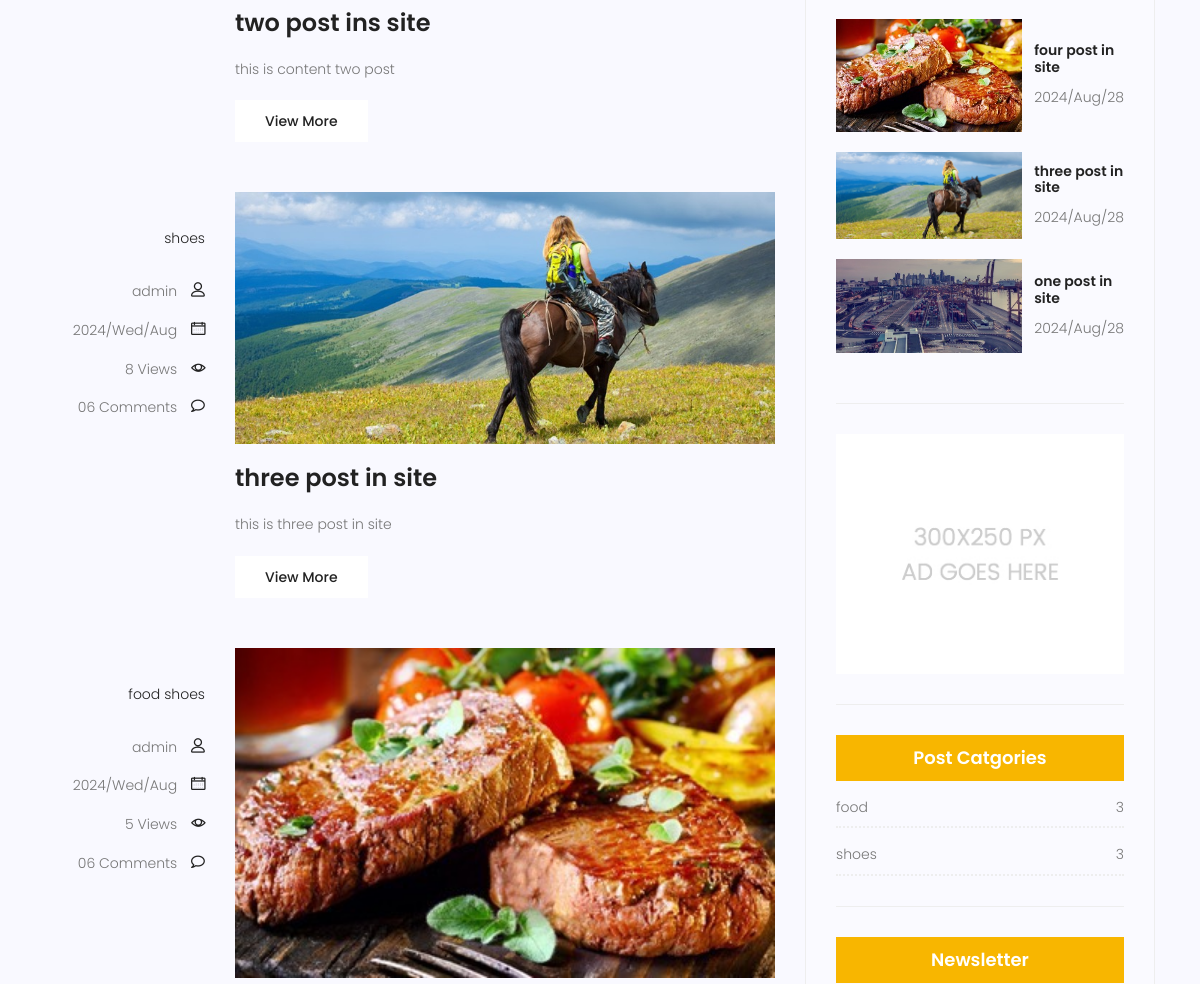
The page /blogs/ (middle part) on the database as committed earlier.
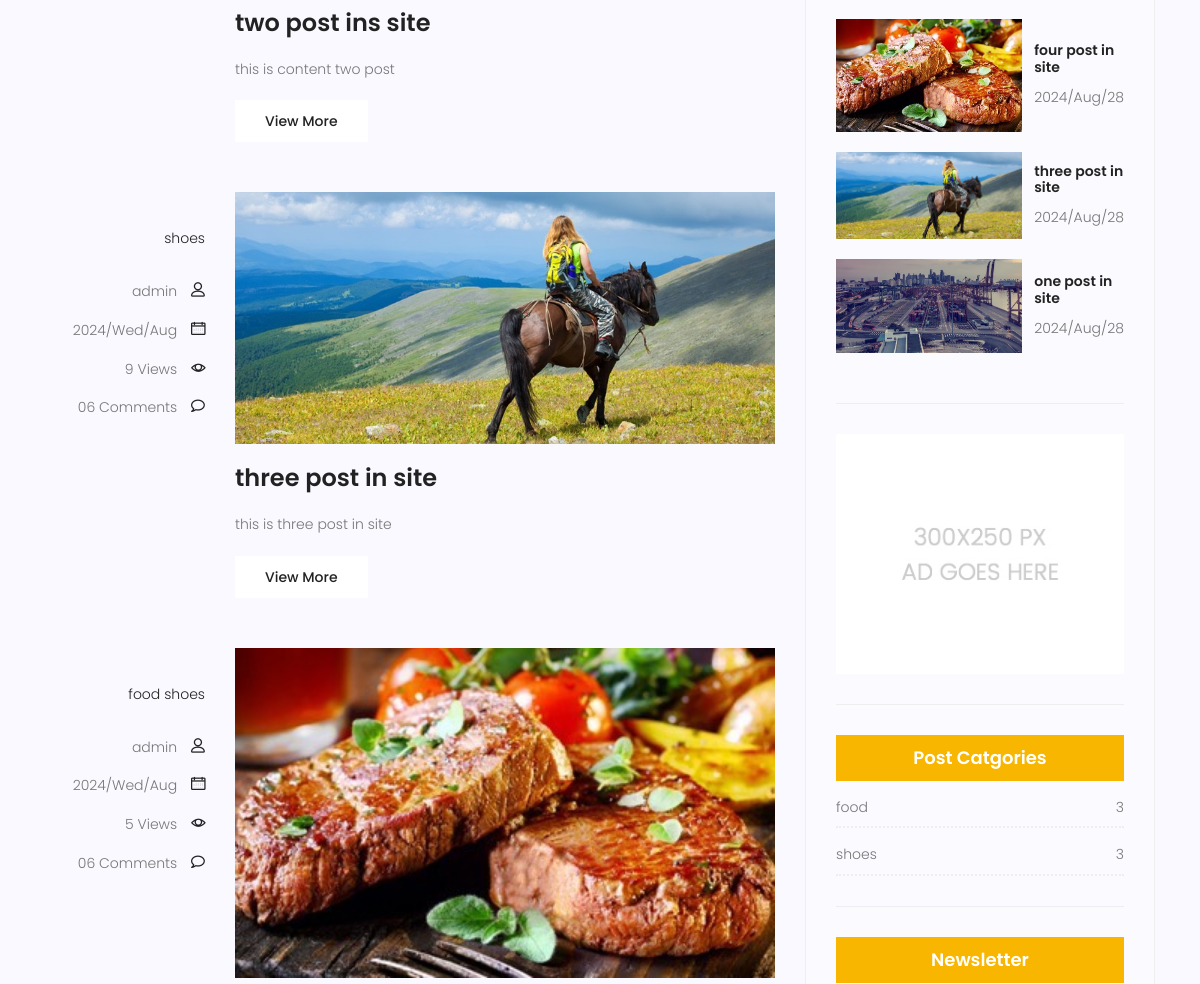
The same page on the database as committed later.
### blog/models.py (models this page shows, shortened)
class Post(models.Model):
    author = models.ForeignKey(User,on_delete=models.SET_NULL,null=True)
    title = models.CharField(max_length=255)
    content = models.TextField()
    category = models.ManyToManyField('Category')
    image = models.ImageField(upload_to="blog_image",null=True)
    status = models.BooleanField(default=False)
    counted_view = models.IntegerField(default=0)
    created_date = models.DateTimeField(auto_now_add=True,null=True)
    updated_date = models.DateTimeField(auto_now=True,null=True)
    published_date = models.DateTimeField(null=True)
    class Meta:
        ordering = ["created_date"]
        verbose_name = "پست "
        verbose_name_plural = "پست ها "

class Category(models.Model):
    name = models.CharField(max_length=255)
    class Meta:
        verbose_name = "دسته بندی "
        verbose_name_plural = "دسته بندی ها"

### blog/views.py (the view)
# urls.py: path("",views.all_blogs_view,name="all"),
def all_blogs_view(request):
    time_now = timezone.now()
    posts = Post.objects.exclude(published_date__gt=time_now).filter(status=True)
    return render(request,"blog/all_blog.html",{"posts" :posts})

### blog/templatetags/blog_sidebar.py (called while the page is built)
@register.inclusion_tag("blog/category_sidebar.html")
def all_category_sidebar():
    category = Category.objects.all()
    return {
        "category": category
    }

@register.inclusion_tag("blog/last_post_sidebar.html")
def last_post_sidebar():
    time_now = timezone.now()
    last_posts = Post.objects.exclude(published_date__gt=time_now).filter(status=True).order_by("-published_date")
    return {"last_posts" :last_posts}

### templates/blog/all_blog.html (shortened to what this page needs)
{% extends 'base.html' %}
{% load static %}
{% load blog_sidebar %}
{% block content %}
<section class="post-content-area">
    <div class="container">
        <div class="row">
            <div class="col-lg-8 posts-list">
                {% for post in posts %}
                <div class="single-post row">
                    <div class="col-lg-3  col-md-3 meta-details">
                        <ul class="tags">
                            {% for cat in post.category.all%}
                            <li><a href="#">{{cat.name}}</a></li>
                            {% endfor %}
                        </ul>
                        <div class="user-details row">
                            <p class="user-name col-lg-12 col-md-12 col-6"><a href="#">{{ post.author}}</a> <span class="lnr lnr-user"></span></p>
                            <p class="date col-lg-12 col-md-12 col-6"><a href="#">{{post.published_date|date:"Y/D/M "}}</a> <span class="lnr lnr-calendar-full"></span></p>
                            <p class="view col-lg-12 col-md-12 col-6"><a href="#">{{post.counted_view}} Views</a> <span class="lnr lnr-eye"></span></p>
                            <p class="comments col-lg-12 col-md-12 col-6"><a href="#">06 Comments</a> <span class="lnr lnr-bubble"></span></p>
                        </div>
                    </div>
                    <div class="col-lg-9 col-md-9 ">
                        <div class="feature-img">
                            <img class="img-fluid" src="{{post.image.url}}" alt="">
                        </div>
                        <a class="posts-title" href="{% url 'blog:single' post.id %}"><h3>{{post.title}}</h3></a>
                        <p class="excert">
                            {{post.content}}
                        </p>
                        <a href="{% url 'blog:single' post.id %}" class="primary-btn">View More</a>
                    </div>
                </div>
                {% endfor %}
            </div>
            <div class="col-lg-4 sidebar-widgets">
                <div class="widget-wrap">
                    {% last_post_sidebar %}
                    {% all_category_sidebar %}
                    <div class="single-sidebar-widget newsletter-widget">
                        <h4 class="newsletter-title">Newsletter</h4>
                    </div>
                </div>
            </div>
        </div>
    </div>
</section>
{% endblock %}

### templates/base.html (shortened to what this page needs)
{% load static %}
<!DOCTYPE html>
<html lang="zxx" class="no-js">
<head>
        <link rel="stylesheet" href="{% static 'css/linearicons.css' %}">
        <link rel="stylesheet" href="{% static 'css/font-awesome.min.css' %}">
        <link rel="stylesheet" href="{% static 'css/bootstrap.css' %}">
        <link rel="stylesheet" href="{% static 'css/magnific-popup.css' %}">
        <link rel="stylesheet" href="{% static 'css/jquery-ui.css' %}">
        <link rel="stylesheet" href="{% static 'css/nice-select.css' %}">
        <link rel="stylesheet" href="{% static 'css/animate.min.css' %}">
        <link rel="stylesheet" href="{% static 'css/owl.carousel.css' %}">
        <link rel="stylesheet" href="{% static 'css/main.css' %}">
    </head>
    <body>
        {% block content %}
        {% endblock %}
        {% include "includes/foot_script.html" %}

### templates/includes/header_site.html (shortened to what this page needs)
{% load static %}

### templates/blog/last_post_sidebar.html (shortened to what this page needs)
{% load static %}
<div class="single-sidebar-widget popular-post-widget">
    <div class="popular-post-list">
        {% for post in last_posts %}
        <div class="single-post-list d-flex flex-row align-items-center">
            <div class="thumb">
                <img class="img-fluid" src="{{post.image.url}}" alt="">
            </div>
            <div class="details">
                <a href="{% url 'blog:single' post.id%}"><h6>{{post.title}}</h6></a>
                <p>{{post.published_date|date:"Y/M/d"}}</p>
            </div>
        </div>
        {% endfor %}
    </div>
</div>

### templates/blog/category_sidebar.html
{% load static %}
<div class="single-sidebar-widget ads-widget">
    <a href="#"><img class="img-fluid" src="{% static 'img/blog/ads-banner.jpg' %}" alt=""></a>
</div>
<div class="single-sidebar-widget post-category-widget">
    <h4 class="category-title">Post Catgories</h4>
    <ul class="cat-list">
     {% for cat in category %}
     <li>
        <a href="#" class="d-flex justify-content-between">
            <p>{{cat.name}}</p>
            <p>{{cat.post_set.count}}</p>
        </a>
    </li>
     {% endfor %}
    </ul>
</div>

### templates/includes/footer_site.html (shortened to what this page needs)
{% load static %}

### templates/includes/foot_script.html (shortened to what this page needs)
{% load static %}
</body>
</html>

### static/css/main.css (style rules this page uses)
body { color: #777777; font-family: "Poppins", sans-serif; font-size: 14px; font-weight: 300; line-height: 1.625em; position: relative; }
ol, ul { margin: 0; padding: 0; list-style: none; }
h1, h2, h3, h4, h5, h6 { font-family: "Poppins", sans-serif; color: #222222; line-height: 1.2em !important; margin-bottom: 0; margin-top: 0; font-weight: 600; }
h3, .h3 { font-size: 24px; }
h4, .h4 { font-size: 18px; }
h6, .h6 { font-size: 14px; color: #222222; }
h3 { font-size: 24px; }
h4 { font-size: 18px; }
h6 { font-size: 14px; }
h1, h2, h3, h4, h5, h6 { line-height: 1.5em; }
.primary-btn { background: #f8b600; line-height: 42px; padding-left: 30px; padding-right: 30px; border: none; color: #fff; display: inline-block; font-size: 14px; font-weight: 500; position: relative; -webkit-transition: all 0.3s ease 0s; -moz-transition: all 0.3s ease 0s; -o-transition: all 0.3s ease 0s; transition: all 0.3s ease 0s; cursor: pointer; position: relative; }
.post-content-area { background-color: #f9f9ff; }
.post-content-area .single-post { margin-bottom: 50px; }
.post-content-area .single-post .meta-details { text-align: right; margin-top: 35px; }
.post-content-area .single-post .meta-details .tags { margin-bottom: 30px; }
.post-content-area .single-post .meta-details .tags li { display: inline-block; font-size: 14px; }
.post-content-area .single-post .meta-details .tags li a { color: #222; -webkit-transition: all 0.3s ease 0s; -moz-transition: all 0.3s ease 0s; -o-transition: all 0.3s ease 0s; transition: all 0.3s ease 0s; }
.post-content-area .single-post .user-name a, .post-content-area .single-post .date a, .post-content-area .single-post .view a, .post-content-area .single-post .comments a { color: #777777; margin-right: 10px; -webkit-transition: all 0.3s ease 0s; -moz-transition: all 0.3s ease 0s; -o-transition: all 0.3s ease 0s; transition: all 0.3s ease 0s; }
.post-content-area .single-post .user-name .lnr, .post-content-area .single-post .date .lnr, .post-content-area .single-post .view .lnr, .post-content-area .single-post .comments .lnr { font-weight: 900; color: #222; }
.post-content-area .single-post .feature-img img { width: 100%; }
.post-content-area .single-post .posts-title h3 { margin: 20px 0px; }
.post-content-area .single-post .excert { margin-bottom: 20px; }
.post-content-area .single-post .primary-btn { background: #fff !important; color: #222 !important; -webkit-transition: all 0.3s ease 0s; -moz-transition: all 0.3s ease 0s; -o-transition: all 0.3s ease 0s; transition: all 0.3s ease 0s; border-radius: 0px !important; }
.posts-list .posts-title h3 { -webkit-transition: all 0.3s ease 0s; -moz-transition: all 0.3s ease 0s; -o-transition: all 0.3s ease 0s; transition: all 0.3s ease 0s; }
.sidebar-widgets { padding-bottom: 120px; }
.widget-wrap { background: #fafaff; padding: 20px 0px; border: 1px solid #eee; }
.widget-wrap .single-sidebar-widget { margin: 30px 30px; padding-bottom: 30px; border-bottom: 1px solid #eee; }
.widget-wrap .popular-post-widget .popular-post-list { margin-top: 30px; }
.widget-wrap .popular-post-widget .popular-post-list .thumb img { width: 100%; }
.widget-wrap .popular-post-widget .single-post-list { margin-bottom: 20px; }
.widget-wrap .popular-post-widget .single-post-list .details { margin-left: 12px; }
.widget-wrap .popular-post-widget .single-post-list .details h6 { font-weight: 600; margin-bottom: 10px; -webkit-transition: all 0.3s ease 0s; -moz-transition: all 0.3s ease 0s; -o-transition: all 0.3s ease 0s; transition: all 0.3s ease 0s; }
.widget-wrap .popular-post-widget .single-post-list .details p { margin-bottom: 0px; }
.widget-wrap .ads-widget img { width: 100%; }
.widget-wrap .post-category-widget .category-title { background: #f8b600; color: #fff; text-align: center; padding: 12px 0px; }
.widget-wrap .post-category-widget .cat-list li { padding-top: 15px; padding-bottom: 8px; border-bottom: 2px dotted #eee; -webkit-transition: all 0.3s ease 0s; -moz-transition: all 0.3s ease 0s; -o-transition: all 0.3s ease 0s; transition: all 0.3s ease 0s; }
.widget-wrap .post-category-widget .cat-list li p { font-weight: 300; font-size: 14px; margin-bottom: 0px; -webkit-transition: all 0.3s ease 0s; -moz-transition: all 0.3s ease 0s; -o-transition: all 0.3s ease 0s; transition: all 0.3s ease 0s; }
.widget-wrap .post-category-widget .cat-list li a { color: #777777; }
.widget-wrap .newsletter-widget .newsletter-title { background: #f8b600; color: #fff; text-align: center; padding: 12px 0px; }

Rows that differ between the two databases and show on the page:
changed Post "three post in site": counted_view "8" → "9"
